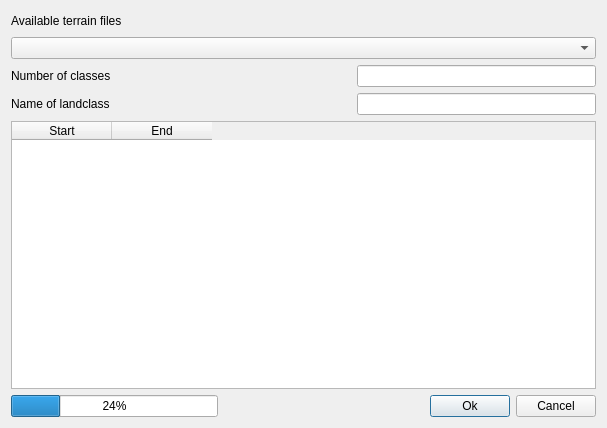
<?xml version="1.0" encoding="UTF-8"?>
<ui version="4.0">
 <class>ModuleWindow</class>
 <widget class="QDialog" name="ModuleWindow">
  <property name="geometry">
   <rect>
    <x>0</x>
    <y>0</y>
    <width>607</width>
    <height>428</height>
   </rect>
  </property>
  <property name="windowTitle">
   <string>Module</string>
  </property>
  <layout class="QVBoxLayout" name="verticalLayout">
   <item>
    <layout class="QGridLayout" name="gridLayout">
     <item row="0" column="0">
      <widget class="QLabel" name="label">
       <property name="text">
        <string>Available terrain files</string>
       </property>
      </widget>
     </item>
     <item row="1" column="0" colspan="2">
      <widget class="QComboBox" name="filelist">
       <property name="sizePolicy">
        <sizepolicy hsizetype="Expanding" vsizetype="Fixed">
         <horstretch>0</horstretch>
         <verstretch>0</verstretch>
        </sizepolicy>
       </property>
      </widget>
     </item>
     <item row="0" column="1">
      <spacer name="horizontalSpacer">
       <property name="orientation">
        <enum>Qt::Horizontal</enum>
       </property>
       <property name="sizeHint" stdset="0">
        <size>
         <width>40</width>
         <height>20</height>
        </size>
       </property>
      </spacer>
     </item>
    </layout>
   </item>
   <item>
    <layout class="QGridLayout" name="option_layout">
     <item row="0" column="2">
      <widget class="QLineEdit" name="lineEdit"/>
     </item>
     <item row="0" column="0">
      <widget class="QLabel" name="label_2">
       <property name="text">
        <string>Number of classes</string>
       </property>
      </widget>
     </item>
     <item row="0" column="1">
      <spacer name="horizontalSpacer_3">
       <property name="orientation">
        <enum>Qt::Horizontal</enum>
       </property>
       <property name="sizeHint" stdset="0">
        <size>
         <width>40</width>
         <height>20</height>
        </size>
       </property>
      </spacer>
     </item>
     <item row="1" column="0">
      <widget class="QLabel" name="label_3">
       <property name="text">
        <string>Name of landclass</string>
       </property>
      </widget>
     </item>
     <item row="1" column="2">
      <widget class="QLineEdit" name="edit_name"/>
     </item>
    </layout>
   </item>
   <item>
    <widget class="QTableWidget" name="tableWidget">
     <column>
      <property name="text">
       <string>Start</string>
      </property>
     </column>
     <column>
      <property name="text">
       <string>End</string>
      </property>
     </column>
    </widget>
   </item>
   <item>
    <layout class="QGridLayout" name="gridLayout_2">
     <item row="0" column="2">
      <widget class="QPushButton" name="btnOk">
       <property name="text">
        <string>Ok</string>
       </property>
      </widget>
     </item>
     <item row="0" column="3">
      <widget class="QPushButton" name="btnCncl">
       <property name="text">
        <string>Cancel</string>
       </property>
      </widget>
     </item>
     <item row="0" column="1">
      <spacer name="horizontalSpacer_2">
       <property name="orientation">
        <enum>Qt::Horizontal</enum>
       </property>
       <property name="sizeHint" stdset="0">
        <size>
         <width>40</width>
         <height>20</height>
        </size>
       </property>
      </spacer>
     </item>
     <item row="0" column="0">
      <widget class="QProgressBar" name="progressBar">
       <property name="value">
        <number>24</number>
       </property>
      </widget>
     </item>
    </layout>
   </item>
  </layout>
 </widget>
 <layoutdefault spacing="6" margin="11"/>
 <resources/>
 <connections/>
</ui>
